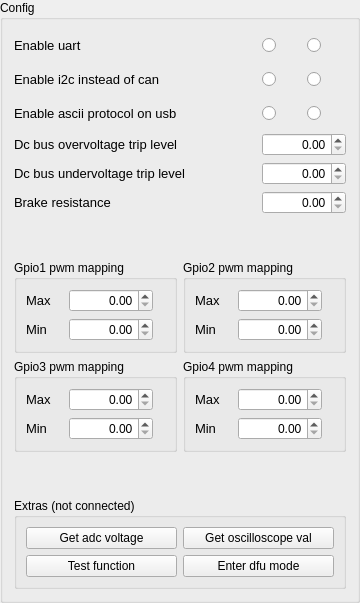
           <widget class="QGroupBox" name="groupBox_axis_config_5">
            <property name="maximumSize">
             <size>
              <width>360</width>
              <height>16777215</height>
             </size>
            </property>
            <property name="title">
             <string>Config</string>
            </property>
            <layout class="QGridLayout" name="gridLayout_45">
             <item row="0" column="0" colspan="2">
              <layout class="QGridLayout" name="gridLayout_46">
               <item row="3" column="2">
                <widget class="QDoubleSpinBox" name="doubleSpinBox_dcBusOvervoltageTripLevelValue">
                 <property name="alignment">
                  <set>Qt::AlignRight|Qt::AlignTrailing|Qt::AlignVCenter</set>
                 </property>
                 <property name="maximum">
                  <double>1000000.000000000000000</double>
                 </property>
                </widget>
               </item>
               <item row="5" column="0">
                <widget class="QLabel" name="label_dcBusUndervoltageTripLevel">
                 <property name="font">
                  <font>
                   <pointsize>10</pointsize>
                  </font>
                 </property>
                 <property name="text">
                  <string>Dc bus undervoltage trip level</string>
                 </property>
                </widget>
               </item>
               <item row="3" column="0">
                <widget class="QLabel" name="label_dcBusOvervoltageTripLevel">
                 <property name="font">
                  <font>
                   <pointsize>10</pointsize>
                  </font>
                 </property>
                 <property name="text">
                  <string>Dc bus overvoltage trip level</string>
                 </property>
                </widget>
               </item>
               <item row="0" column="0">
                <widget class="QLabel" name="label_enableUart">
                 <property name="font">
                  <font>
                   <pointsize>10</pointsize>
                  </font>
                 </property>
                 <property name="text">
                  <string>Enable uart</string>
                 </property>
                </widget>
               </item>
               <item row="6" column="0">
                <widget class="QLabel" name="label_brakeResistance">
                 <property name="font">
                  <font>
                   <pointsize>10</pointsize>
                  </font>
                 </property>
                 <property name="text">
                  <string>Brake resistance</string>
                 </property>
                </widget>
               </item>
               <item row="0" column="1">
                <spacer name="horizontalSpacer_5">
                 <property name="orientation">
                  <enum>Qt::Horizontal</enum>
                 </property>
                 <property name="sizeHint" stdset="0">
                  <size>
                   <width>40</width>
                   <height>20</height>
                  </size>
                 </property>
                </spacer>
               </item>
               <item row="5" column="2">
                <widget class="QDoubleSpinBox" name="doubleSpinBox_dcBusUndervoltageTripLevelValue">
                 <property name="alignment">
                  <set>Qt::AlignRight|Qt::AlignTrailing|Qt::AlignVCenter</set>
                 </property>
                 <property name="maximum">
                  <double>1000000.000000000000000</double>
                 </property>
                </widget>
               </item>
               <item row="0" column="2">
                <layout class="QGridLayout" name="gridLayout_55">
                 <item row="0" column="0">
                  <widget class="QRadioButton" name="radioButton_enableUartTrue">
                   <property name="minimumSize">
                    <size>
                     <width>0</width>
                     <height>28</height>
                    </size>
                   </property>
                   <property name="text">
                    <string/>
                   </property>
                   <property name="icon">
                    <iconset>
                     <normaloff>Icons/True.jpg</normaloff>Icons/True.jpg</iconset>
                   </property>
                   <property name="iconSize">
                    <size>
                     <width>26</width>
                     <height>26</height>
                    </size>
                   </property>
                   <attribute name="buttonGroup">
                    <string notr="true">buttonGroup</string>
                   </attribute>
                  </widget>
                 </item>
                 <item row="0" column="1">
                  <widget class="QRadioButton" name="radioButton_enableUartFalse">
                   <property name="minimumSize">
                    <size>
                     <width>0</width>
                     <height>28</height>
                    </size>
                   </property>
                   <property name="text">
                    <string/>
                   </property>
                   <property name="icon">
                    <iconset>
                     <normaloff>Icons/False.jpg</normaloff>Icons/False.jpg</iconset>
                   </property>
                   <property name="iconSize">
                    <size>
                     <width>26</width>
                     <height>26</height>
                    </size>
                   </property>
                   <attribute name="buttonGroup">
                    <string notr="true">buttonGroup</string>
                   </attribute>
                  </widget>
                 </item>
                </layout>
               </item>
               <item row="6" column="2">
                <widget class="QDoubleSpinBox" name="doubleSpinBox_brakeResistanceValue">
                 <property name="alignment">
                  <set>Qt::AlignRight|Qt::AlignTrailing|Qt::AlignVCenter</set>
                 </property>
                 <property name="maximum">
                  <double>1000000.000000000000000</double>
                 </property>
                </widget>
               </item>
               <item row="1" column="2">
                <layout class="QGridLayout" name="gridLayout_56">
                 <item row="0" column="0">
                  <widget class="QRadioButton" name="radioButton_enableI2cInsteadOfCanTrue">
                   <property name="minimumSize">
                    <size>
                     <width>0</width>
                     <height>28</height>
                    </size>
                   </property>
                   <property name="text">
                    <string/>
                   </property>
                   <property name="icon">
                    <iconset>
                     <normaloff>Icons/True.jpg</normaloff>Icons/True.jpg</iconset>
                   </property>
                   <property name="iconSize">
                    <size>
                     <width>26</width>
                     <height>26</height>
                    </size>
                   </property>
                   <attribute name="buttonGroup">
                    <string notr="true">buttonGroup_2</string>
                   </attribute>
                  </widget>
                 </item>
                 <item row="0" column="1">
                  <widget class="QRadioButton" name="radioButton_enableI2cInsteadOfCanFalse">
                   <property name="minimumSize">
                    <size>
                     <width>0</width>
                     <height>28</height>
                    </size>
                   </property>
                   <property name="text">
                    <string/>
                   </property>
                   <property name="icon">
                    <iconset>
                     <normaloff>Icons/False.jpg</normaloff>Icons/False.jpg</iconset>
                   </property>
                   <property name="iconSize">
                    <size>
                     <width>26</width>
                     <height>26</height>
                    </size>
                   </property>
                   <attribute name="buttonGroup">
                    <string notr="true">buttonGroup_2</string>
                   </attribute>
                  </widget>
                 </item>
                </layout>
               </item>
               <item row="1" column="0">
                <widget class="QLabel" name="label_enableI2cInsteadOfCan">
                 <property name="font">
                  <font>
                   <pointsize>10</pointsize>
                  </font>
                 </property>
                 <property name="text">
                  <string>Enable i2c instead of can</string>
                 </property>
                </widget>
               </item>
               <item row="2" column="0">
                <widget class="QLabel" name="label_enableAsciiProtocolOnUsb">
                 <property name="font">
                  <font>
                   <pointsize>10</pointsize>
                  </font>
                 </property>
                 <property name="text">
                  <string>Enable ascii protocol on usb</string>
                 </property>
                </widget>
               </item>
               <item row="2" column="2">
                <layout class="QGridLayout" name="gridLayout_57">
                 <item row="0" column="0">
                  <widget class="QRadioButton" name="radioButton_enableAsciiProtocolOnUsbTrue">
                   <property name="minimumSize">
                    <size>
                     <width>0</width>
                     <height>28</height>
                    </size>
                   </property>
                   <property name="text">
                    <string/>
                   </property>
                   <property name="icon">
                    <iconset>
                     <normaloff>Icons/True.jpg</normaloff>Icons/True.jpg</iconset>
                   </property>
                   <property name="iconSize">
                    <size>
                     <width>26</width>
                     <height>26</height>
                    </size>
                   </property>
                   <attribute name="buttonGroup">
                    <string notr="true">buttonGroup_3</string>
                   </attribute>
                  </widget>
                 </item>
                 <item row="0" column="1">
                  <widget class="QRadioButton" name="radioButton_enableAsciiProtocolOnUsbFalse">
                   <property name="minimumSize">
                    <size>
                     <width>0</width>
                     <height>28</height>
                    </size>
                   </property>
                   <property name="text">
                    <string/>
                   </property>
                   <property name="icon">
                    <iconset>
                     <normaloff>Icons/False.jpg</normaloff>Icons/False.jpg</iconset>
                   </property>
                   <property name="iconSize">
                    <size>
                     <width>26</width>
                     <height>26</height>
                    </size>
                   </property>
                   <attribute name="buttonGroup">
                    <string notr="true">buttonGroup_3</string>
                   </attribute>
                  </widget>
                 </item>
                </layout>
               </item>
              </layout>
             </item>
             <item row="2" column="0">
              <widget class="QGroupBox" name="groupBox_5">
               <property name="title">
                <string>Gpio1 pwm mapping</string>
               </property>
               <layout class="QGridLayout" name="gridLayout_48">
                <item row="0" column="0">
                 <layout class="QGridLayout" name="gridLayout_47">
                  <item row="0" column="1">
                   <spacer name="horizontalSpacer_13">
                    <property name="orientation">
                     <enum>Qt::Horizontal</enum>
                    </property>
                    <property name="sizeHint" stdset="0">
                     <size>
                      <width>40</width>
                      <height>20</height>
                     </size>
                    </property>
                   </spacer>
                  </item>
                  <item row="0" column="0">
                   <widget class="QLabel" name="label_gpio1Max">
                    <property name="font">
                     <font>
                      <pointsize>10</pointsize>
                     </font>
                    </property>
                    <property name="text">
                     <string>Max</string>
                    </property>
                   </widget>
                  </item>
                  <item row="1" column="0">
                   <widget class="QLabel" name="label_gpio1Min">
                    <property name="font">
                     <font>
                      <pointsize>10</pointsize>
                     </font>
                    </property>
                    <property name="text">
                     <string>Min</string>
                    </property>
                   </widget>
                  </item>
                  <item row="0" column="3">
                   <spacer name="horizontalSpacer_14">
                    <property name="orientation">
                     <enum>Qt::Horizontal</enum>
                    </property>
                    <property name="sizeHint" stdset="0">
                     <size>
                      <width>40</width>
                      <height>20</height>
                     </size>
                    </property>
                   </spacer>
                  </item>
                  <item row="0" column="2">
                   <widget class="QDoubleSpinBox" name="doubleSpinBox_gpio1MaxValue">
                    <property name="alignment">
                     <set>Qt::AlignRight|Qt::AlignTrailing|Qt::AlignVCenter</set>
                    </property>
                    <property name="maximum">
                     <double>1000000.000000000000000</double>
                    </property>
                   </widget>
                  </item>
                  <item row="1" column="2">
                   <widget class="QDoubleSpinBox" name="doubleSpinBox_gpio1MinValue">
                    <property name="alignment">
                     <set>Qt::AlignRight|Qt::AlignTrailing|Qt::AlignVCenter</set>
                    </property>
                    <property name="maximum">
                     <double>1000000.000000000000000</double>
                    </property>
                   </widget>
                  </item>
                 </layout>
                </item>
               </layout>
              </widget>
             </item>
             <item row="2" column="1">
              <widget class="QGroupBox" name="groupBox_6">
               <property name="title">
                <string>Gpio2 pwm mapping</string>
               </property>
               <layout class="QGridLayout" name="gridLayout_49">
                <item row="0" column="0">
                 <layout class="QGridLayout" name="gridLayout_50">
                  <item row="0" column="1">
                   <spacer name="horizontalSpacer_20">
                    <property name="orientation">
                     <enum>Qt::Horizontal</enum>
                    </property>
                    <property name="sizeHint" stdset="0">
                     <size>
                      <width>40</width>
                      <height>20</height>
                     </size>
                    </property>
                   </spacer>
                  </item>
                  <item row="0" column="0">
                   <widget class="QLabel" name="label_gpio2Max">
                    <property name="font">
                     <font>
                      <pointsize>10</pointsize>
                     </font>
                    </property>
                    <property name="text">
                     <string>Max</string>
                    </property>
                   </widget>
                  </item>
                  <item row="1" column="0">
                   <widget class="QLabel" name="label_gpio2Min">
                    <property name="font">
                     <font>
                      <pointsize>10</pointsize>
                     </font>
                    </property>
                    <property name="text">
                     <string>Min</string>
                    </property>
                   </widget>
                  </item>
                  <item row="0" column="3">
                   <spacer name="horizontalSpacer_21">
                    <property name="orientation">
                     <enum>Qt::Horizontal</enum>
                    </property>
                    <property name="sizeHint" stdset="0">
                     <size>
                      <width>40</width>
                      <height>20</height>
                     </size>
                    </property>
                   </spacer>
                  </item>
                  <item row="0" column="2">
                   <widget class="QDoubleSpinBox" name="doubleSpinBox_gpio2MaxValue">
                    <property name="alignment">
                     <set>Qt::AlignRight|Qt::AlignTrailing|Qt::AlignVCenter</set>
                    </property>
                    <property name="maximum">
                     <double>1000000.000000000000000</double>
                    </property>
                   </widget>
                  </item>
                  <item row="1" column="2">
                   <widget class="QDoubleSpinBox" name="doubleSpinBox_gpio2MinValue">
                    <property name="alignment">
                     <set>Qt::AlignRight|Qt::AlignTrailing|Qt::AlignVCenter</set>
                    </property>
                    <property name="maximum">
                     <double>1000000.000000000000000</double>
                    </property>
                   </widget>
                  </item>
                 </layout>
                </item>
               </layout>
              </widget>
             </item>
             <item row="3" column="0">
              <widget class="QGroupBox" name="groupBox_7">
               <property name="title">
                <string>Gpio3 pwm mapping</string>
               </property>
               <layout class="QGridLayout" name="gridLayout_51">
                <item row="0" column="0">
                 <layout class="QGridLayout" name="gridLayout_52">
                  <item row="0" column="1">
                   <spacer name="horizontalSpacer_27">
                    <property name="orientation">
                     <enum>Qt::Horizontal</enum>
                    </property>
                    <property name="sizeHint" stdset="0">
                     <size>
                      <width>40</width>
                      <height>20</height>
                     </size>
                    </property>
                   </spacer>
                  </item>
                  <item row="0" column="0">
                   <widget class="QLabel" name="label_gpio3Max">
                    <property name="font">
                     <font>
                      <pointsize>10</pointsize>
                     </font>
                    </property>
                    <property name="text">
                     <string>Max</string>
                    </property>
                   </widget>
                  </item>
                  <item row="1" column="0">
                   <widget class="QLabel" name="label_gpio3Min">
                    <property name="font">
                     <font>
                      <pointsize>10</pointsize>
                     </font>
                    </property>
                    <property name="text">
                     <string>Min</string>
                    </property>
                   </widget>
                  </item>
                  <item row="0" column="3">
                   <spacer name="horizontalSpacer_28">
                    <property name="orientation">
                     <enum>Qt::Horizontal</enum>
                    </property>
                    <property name="sizeHint" stdset="0">
                     <size>
                      <width>40</width>
                      <height>20</height>
                     </size>
                    </property>
                   </spacer>
                  </item>
                  <item row="0" column="2">
                   <widget class="QDoubleSpinBox" name="doubleSpinBox_gpio3MaxValue">
                    <property name="alignment">
                     <set>Qt::AlignRight|Qt::AlignTrailing|Qt::AlignVCenter</set>
                    </property>
                    <property name="maximum">
                     <double>1000000.000000000000000</double>
                    </property>
                   </widget>
                  </item>
                  <item row="1" column="2">
                   <widget class="QDoubleSpinBox" name="doubleSpinBox_gpio3MinValue">
                    <property name="alignment">
                     <set>Qt::AlignRight|Qt::AlignTrailing|Qt::AlignVCenter</set>
                    </property>
                    <property name="maximum">
                     <double>1000000.000000000000000</double>
                    </property>
                   </widget>
                  </item>
                 </layout>
                </item>
               </layout>
              </widget>
             </item>
             <item row="3" column="1" alignment="Qt::AlignTop">
              <widget class="QGroupBox" name="groupBox_8">
               <property name="title">
                <string>Gpio4 pwm mapping</string>
               </property>
               <layout class="QGridLayout" name="gridLayout_53">
                <item row="0" column="0">
                 <layout class="QGridLayout" name="gridLayout_54">
                  <item row="0" column="1">
                   <spacer name="horizontalSpacer_29">
                    <property name="orientation">
                     <enum>Qt::Horizontal</enum>
                    </property>
                    <property name="sizeHint" stdset="0">
                     <size>
                      <width>40</width>
                      <height>20</height>
                     </size>
                    </property>
                   </spacer>
                  </item>
                  <item row="0" column="0">
                   <widget class="QLabel" name="label_gpio4Max">
                    <property name="font">
                     <font>
                      <pointsize>10</pointsize>
                     </font>
                    </property>
                    <property name="text">
                     <string>Max</string>
                    </property>
                   </widget>
                  </item>
                  <item row="1" column="0">
                   <widget class="QLabel" name="label_gpio4MIn">
                    <property name="font">
                     <font>
                      <pointsize>10</pointsize>
                     </font>
                    </property>
                    <property name="text">
                     <string>Min</string>
                    </property>
                   </widget>
                  </item>
                  <item row="0" column="3">
                   <spacer name="horizontalSpacer_30">
                    <property name="orientation">
                     <enum>Qt::Horizontal</enum>
                    </property>
                    <property name="sizeHint" stdset="0">
                     <size>
                      <width>40</width>
                      <height>20</height>
                     </size>
                    </property>
                   </spacer>
                  </item>
                  <item row="0" column="2">
                   <widget class="QDoubleSpinBox" name="doubleSpinBox_gpio4MaxValue">
                    <property name="alignment">
                     <set>Qt::AlignRight|Qt::AlignTrailing|Qt::AlignVCenter</set>
                    </property>
                    <property name="maximum">
                     <double>1000000.000000000000000</double>
                    </property>
                   </widget>
                  </item>
                  <item row="1" column="2">
                   <widget class="QDoubleSpinBox" name="doubleSpinBox_gpio4MinValue">
                    <property name="alignment">
                     <set>Qt::AlignRight|Qt::AlignTrailing|Qt::AlignVCenter</set>
                    </property>
                    <property name="maximum">
                     <double>1000000.000000000000000</double>
                    </property>
                   </widget>
                  </item>
                 </layout>
                </item>
               </layout>
              </widget>
             </item>
             <item row="5" column="0" colspan="2">
              <widget class="QGroupBox" name="groupBox_9">
               <property name="title">
                <string>Extras (not connected)</string>
               </property>
               <layout class="QGridLayout" name="gridLayout_58">
                <item row="0" column="1">
                 <widget class="QPushButton" name="pushButton_getOscilloscopeVal">
                  <property name="text">
                   <string>Get oscilloscope val</string>
                  </property>
                 </widget>
                </item>
                <item row="0" column="0">
                 <widget class="QPushButton" name="pushButton_getAdcVoltage">
                  <property name="text">
                   <string>Get adc voltage</string>
                  </property>
                 </widget>
                </item>
                <item row="1" column="0">
                 <widget class="QPushButton" name="pushButton_testFunction">
                  <property name="text">
                   <string>Test function</string>
                  </property>
                 </widget>
                </item>
                <item row="1" column="1">
                 <widget class="QPushButton" name="pushButton_enterDfuMode">
                  <property name="text">
                   <string>Enter dfu mode</string>
                  </property>
                 </widget>
                </item>
               </layout>
              </widget>
             </item>
             <item row="1" column="0">
              <spacer name="verticalSpacer_2">
               <property name="orientation">
                <enum>Qt::Vertical</enum>
               </property>
               <property name="sizeHint" stdset="0">
                <size>
                 <width>20</width>
                 <height>40</height>
                </size>
               </property>
              </spacer>
             </item>
             <item row="4" column="0">
              <spacer name="verticalSpacer_4">
               <property name="orientation">
                <enum>Qt::Vertical</enum>
               </property>
               <property name="sizeHint" stdset="0">
                <size>
                 <width>20</width>
                 <height>40</height>
                </size>
               </property>
              </spacer>
             </item>
            </layout>
           </widget>
